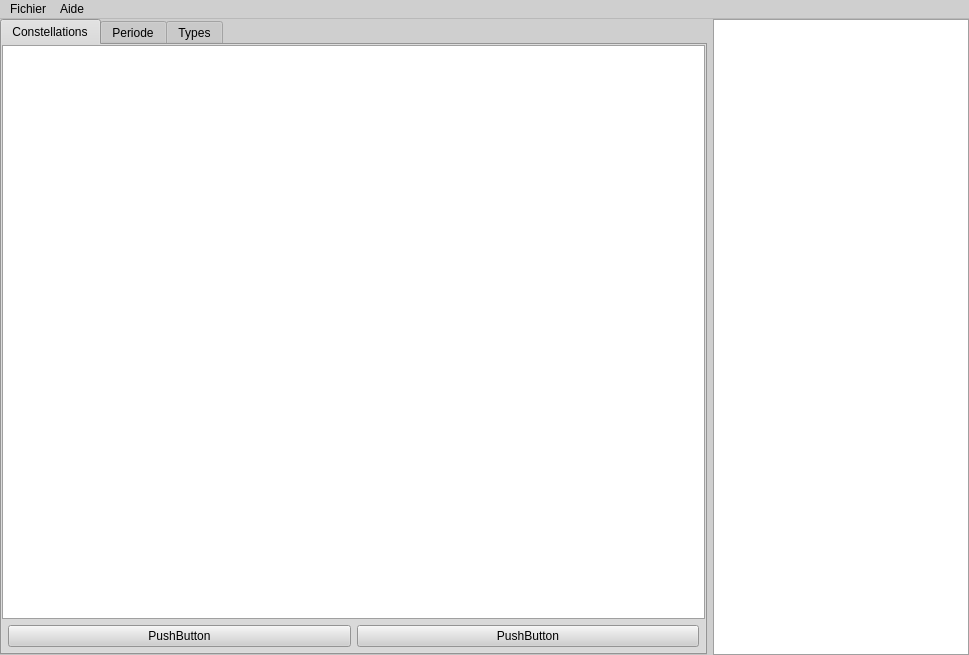
<?xml version="1.0" encoding="UTF-8"?>
<ui version="4.0">
 <class>MainWindow</class>
 <widget class="QMainWindow" name="MainWindow">
  <property name="geometry">
   <rect>
    <x>0</x>
    <y>0</y>
    <width>969</width>
    <height>655</height>
   </rect>
  </property>
  <property name="palette">
   <palette>
    <active>
     <colorrole role="WindowText">
      <brush brushstyle="SolidPattern">
       <color alpha="255">
        <red>0</red>
        <green>0</green>
        <blue>0</blue>
       </color>
      </brush>
     </colorrole>
     <colorrole role="Button">
      <brush brushstyle="SolidPattern">
       <color alpha="255">
        <red>207</red>
        <green>207</green>
        <blue>207</blue>
       </color>
      </brush>
     </colorrole>
     <colorrole role="Light">
      <brush brushstyle="SolidPattern">
       <color alpha="255">
        <red>255</red>
        <green>255</green>
        <blue>255</blue>
       </color>
      </brush>
     </colorrole>
     <colorrole role="Midlight">
      <brush brushstyle="SolidPattern">
       <color alpha="255">
        <red>231</red>
        <green>231</green>
        <blue>231</blue>
       </color>
      </brush>
     </colorrole>
     <colorrole role="Dark">
      <brush brushstyle="SolidPattern">
       <color alpha="255">
        <red>103</red>
        <green>103</green>
        <blue>103</blue>
       </color>
      </brush>
     </colorrole>
     <colorrole role="Mid">
      <brush brushstyle="SolidPattern">
       <color alpha="255">
        <red>138</red>
        <green>138</green>
        <blue>138</blue>
       </color>
      </brush>
     </colorrole>
     <colorrole role="Text">
      <brush brushstyle="SolidPattern">
       <color alpha="255">
        <red>0</red>
        <green>0</green>
        <blue>0</blue>
       </color>
      </brush>
     </colorrole>
     <colorrole role="BrightText">
      <brush brushstyle="SolidPattern">
       <color alpha="255">
        <red>255</red>
        <green>255</green>
        <blue>255</blue>
       </color>
      </brush>
     </colorrole>
     <colorrole role="ButtonText">
      <brush brushstyle="SolidPattern">
       <color alpha="255">
        <red>0</red>
        <green>0</green>
        <blue>0</blue>
       </color>
      </brush>
     </colorrole>
     <colorrole role="Base">
      <brush brushstyle="SolidPattern">
       <color alpha="255">
        <red>255</red>
        <green>255</green>
        <blue>255</blue>
       </color>
      </brush>
     </colorrole>
     <colorrole role="Window">
      <brush brushstyle="SolidPattern">
       <color alpha="255">
        <red>207</red>
        <green>207</green>
        <blue>207</blue>
       </color>
      </brush>
     </colorrole>
     <colorrole role="Shadow">
      <brush brushstyle="SolidPattern">
       <color alpha="255">
        <red>0</red>
        <green>0</green>
        <blue>0</blue>
       </color>
      </brush>
     </colorrole>
     <colorrole role="AlternateBase">
      <brush brushstyle="SolidPattern">
       <color alpha="255">
        <red>231</red>
        <green>231</green>
        <blue>231</blue>
       </color>
      </brush>
     </colorrole>
     <colorrole role="ToolTipBase">
      <brush brushstyle="SolidPattern">
       <color alpha="255">
        <red>255</red>
        <green>255</green>
        <blue>220</blue>
       </color>
      </brush>
     </colorrole>
     <colorrole role="ToolTipText">
      <brush brushstyle="SolidPattern">
       <color alpha="255">
        <red>0</red>
        <green>0</green>
        <blue>0</blue>
       </color>
      </brush>
     </colorrole>
     <colorrole role="PlaceholderText">
      <brush brushstyle="SolidPattern">
       <color alpha="128">
        <red>0</red>
        <green>0</green>
        <blue>0</blue>
       </color>
      </brush>
     </colorrole>
    </active>
    <inactive>
     <colorrole role="WindowText">
      <brush brushstyle="SolidPattern">
       <color alpha="255">
        <red>0</red>
        <green>0</green>
        <blue>0</blue>
       </color>
      </brush>
     </colorrole>
     <colorrole role="Button">
      <brush brushstyle="SolidPattern">
       <color alpha="255">
        <red>207</red>
        <green>207</green>
        <blue>207</blue>
       </color>
      </brush>
     </colorrole>
     <colorrole role="Light">
      <brush brushstyle="SolidPattern">
       <color alpha="255">
        <red>255</red>
        <green>255</green>
        <blue>255</blue>
       </color>
      </brush>
     </colorrole>
     <colorrole role="Midlight">
      <brush brushstyle="SolidPattern">
       <color alpha="255">
        <red>231</red>
        <green>231</green>
        <blue>231</blue>
       </color>
      </brush>
     </colorrole>
     <colorrole role="Dark">
      <brush brushstyle="SolidPattern">
       <color alpha="255">
        <red>103</red>
        <green>103</green>
        <blue>103</blue>
       </color>
      </brush>
     </colorrole>
     <colorrole role="Mid">
      <brush brushstyle="SolidPattern">
       <color alpha="255">
        <red>138</red>
        <green>138</green>
        <blue>138</blue>
       </color>
      </brush>
     </colorrole>
     <colorrole role="Text">
      <brush brushstyle="SolidPattern">
       <color alpha="255">
        <red>0</red>
        <green>0</green>
        <blue>0</blue>
       </color>
      </brush>
     </colorrole>
     <colorrole role="BrightText">
      <brush brushstyle="SolidPattern">
       <color alpha="255">
        <red>255</red>
        <green>255</green>
        <blue>255</blue>
       </color>
      </brush>
     </colorrole>
     <colorrole role="ButtonText">
      <brush brushstyle="SolidPattern">
       <color alpha="255">
        <red>0</red>
        <green>0</green>
        <blue>0</blue>
       </color>
      </brush>
     </colorrole>
     <colorrole role="Base">
      <brush brushstyle="SolidPattern">
       <color alpha="255">
        <red>255</red>
        <green>255</green>
        <blue>255</blue>
       </color>
      </brush>
     </colorrole>
     <colorrole role="Window">
      <brush brushstyle="SolidPattern">
       <color alpha="255">
        <red>207</red>
        <green>207</green>
        <blue>207</blue>
       </color>
      </brush>
     </colorrole>
     <colorrole role="Shadow">
      <brush brushstyle="SolidPattern">
       <color alpha="255">
        <red>0</red>
        <green>0</green>
        <blue>0</blue>
       </color>
      </brush>
     </colorrole>
     <colorrole role="AlternateBase">
      <brush brushstyle="SolidPattern">
       <color alpha="255">
        <red>231</red>
        <green>231</green>
        <blue>231</blue>
       </color>
      </brush>
     </colorrole>
     <colorrole role="ToolTipBase">
      <brush brushstyle="SolidPattern">
       <color alpha="255">
        <red>255</red>
        <green>255</green>
        <blue>220</blue>
       </color>
      </brush>
     </colorrole>
     <colorrole role="ToolTipText">
      <brush brushstyle="SolidPattern">
       <color alpha="255">
        <red>0</red>
        <green>0</green>
        <blue>0</blue>
       </color>
      </brush>
     </colorrole>
     <colorrole role="PlaceholderText">
      <brush brushstyle="SolidPattern">
       <color alpha="128">
        <red>0</red>
        <green>0</green>
        <blue>0</blue>
       </color>
      </brush>
     </colorrole>
    </inactive>
    <disabled>
     <colorrole role="WindowText">
      <brush brushstyle="SolidPattern">
       <color alpha="255">
        <red>103</red>
        <green>103</green>
        <blue>103</blue>
       </color>
      </brush>
     </colorrole>
     <colorrole role="Button">
      <brush brushstyle="SolidPattern">
       <color alpha="255">
        <red>207</red>
        <green>207</green>
        <blue>207</blue>
       </color>
      </brush>
     </colorrole>
     <colorrole role="Light">
      <brush brushstyle="SolidPattern">
       <color alpha="255">
        <red>255</red>
        <green>255</green>
        <blue>255</blue>
       </color>
      </brush>
     </colorrole>
     <colorrole role="Midlight">
      <brush brushstyle="SolidPattern">
       <color alpha="255">
        <red>231</red>
        <green>231</green>
        <blue>231</blue>
       </color>
      </brush>
     </colorrole>
     <colorrole role="Dark">
      <brush brushstyle="SolidPattern">
       <color alpha="255">
        <red>103</red>
        <green>103</green>
        <blue>103</blue>
       </color>
      </brush>
     </colorrole>
     <colorrole role="Mid">
      <brush brushstyle="SolidPattern">
       <color alpha="255">
        <red>138</red>
        <green>138</green>
        <blue>138</blue>
       </color>
      </brush>
     </colorrole>
     <colorrole role="Text">
      <brush brushstyle="SolidPattern">
       <color alpha="255">
        <red>103</red>
        <green>103</green>
        <blue>103</blue>
       </color>
      </brush>
     </colorrole>
     <colorrole role="BrightText">
      <brush brushstyle="SolidPattern">
       <color alpha="255">
        <red>255</red>
        <green>255</green>
        <blue>255</blue>
       </color>
      </brush>
     </colorrole>
     <colorrole role="ButtonText">
      <brush brushstyle="SolidPattern">
       <color alpha="255">
        <red>103</red>
        <green>103</green>
        <blue>103</blue>
       </color>
      </brush>
     </colorrole>
     <colorrole role="Base">
      <brush brushstyle="SolidPattern">
       <color alpha="255">
        <red>207</red>
        <green>207</green>
        <blue>207</blue>
       </color>
      </brush>
     </colorrole>
     <colorrole role="Window">
      <brush brushstyle="SolidPattern">
       <color alpha="255">
        <red>207</red>
        <green>207</green>
        <blue>207</blue>
       </color>
      </brush>
     </colorrole>
     <colorrole role="Shadow">
      <brush brushstyle="SolidPattern">
       <color alpha="255">
        <red>0</red>
        <green>0</green>
        <blue>0</blue>
       </color>
      </brush>
     </colorrole>
     <colorrole role="AlternateBase">
      <brush brushstyle="SolidPattern">
       <color alpha="255">
        <red>207</red>
        <green>207</green>
        <blue>207</blue>
       </color>
      </brush>
     </colorrole>
     <colorrole role="ToolTipBase">
      <brush brushstyle="SolidPattern">
       <color alpha="255">
        <red>255</red>
        <green>255</green>
        <blue>220</blue>
       </color>
      </brush>
     </colorrole>
     <colorrole role="ToolTipText">
      <brush brushstyle="SolidPattern">
       <color alpha="255">
        <red>0</red>
        <green>0</green>
        <blue>0</blue>
       </color>
      </brush>
     </colorrole>
     <colorrole role="PlaceholderText">
      <brush brushstyle="SolidPattern">
       <color alpha="128">
        <red>0</red>
        <green>0</green>
        <blue>0</blue>
       </color>
      </brush>
     </colorrole>
    </disabled>
   </palette>
  </property>
  <property name="windowTitle">
   <string>L'Observeur 2</string>
  </property>
  <widget class="QWidget" name="centralwidget">
   <property name="sizePolicy">
    <sizepolicy hsizetype="Expanding" vsizetype="Expanding">
     <horstretch>1</horstretch>
     <verstretch>1</verstretch>
    </sizepolicy>
   </property>
   <layout class="QHBoxLayout" name="horizontalLayout_2" stretch="0,0">
    <property name="leftMargin">
     <number>0</number>
    </property>
    <property name="topMargin">
     <number>0</number>
    </property>
    <property name="rightMargin">
     <number>0</number>
    </property>
    <property name="bottomMargin">
     <number>0</number>
    </property>
    <item>
     <widget class="QTabWidget" name="tabWidget">
      <property name="enabled">
       <bool>true</bool>
      </property>
      <property name="sizePolicy">
       <sizepolicy hsizetype="Expanding" vsizetype="Expanding">
        <horstretch>100</horstretch>
        <verstretch>100</verstretch>
       </sizepolicy>
      </property>
      <property name="autoFillBackground">
       <bool>false</bool>
      </property>
      <property name="tabPosition">
       <enum>QTabWidget::North</enum>
      </property>
      <property name="currentIndex">
       <number>0</number>
      </property>
      <widget class="QWidget" name="Constellations">
       <attribute name="title">
        <string>Constellations</string>
       </attribute>
       <layout class="QVBoxLayout" name="verticalLayout">
        <property name="leftMargin">
         <number>0</number>
        </property>
        <property name="topMargin">
         <number>0</number>
        </property>
        <property name="rightMargin">
         <number>0</number>
        </property>
        <property name="bottomMargin">
         <number>0</number>
        </property>
        <item>
         <widget class="QListView" name="ConstellationListView"/>
        </item>
        <item>
         <layout class="QHBoxLayout" name="horizontalLayout">
          <property name="leftMargin">
           <number>6</number>
          </property>
          <property name="topMargin">
           <number>0</number>
          </property>
          <property name="rightMargin">
           <number>6</number>
          </property>
          <property name="bottomMargin">
           <number>6</number>
          </property>
          <item>
           <widget class="QPushButton" name="pushButton">
            <property name="text">
             <string>PushButton</string>
            </property>
           </widget>
          </item>
          <item>
           <widget class="QPushButton" name="pushButton_2">
            <property name="text">
             <string>PushButton</string>
            </property>
           </widget>
          </item>
         </layout>
        </item>
       </layout>
      </widget>
      <widget class="QWidget" name="Periode">
       <attribute name="title">
        <string>Periode</string>
       </attribute>
      </widget>
      <widget class="QWidget" name="Types">
       <attribute name="title">
        <string>Types</string>
       </attribute>
      </widget>
     </widget>
    </item>
    <item>
     <widget class="QTableView" name="tableView">
      <property name="sizePolicy">
       <sizepolicy hsizetype="Expanding" vsizetype="Expanding">
        <horstretch>0</horstretch>
        <verstretch>0</verstretch>
       </sizepolicy>
      </property>
     </widget>
    </item>
   </layout>
  </widget>
  <widget class="QMenuBar" name="menubar">
   <property name="geometry">
    <rect>
     <x>0</x>
     <y>0</y>
     <width>969</width>
     <height>20</height>
    </rect>
   </property>
   <widget class="QMenu" name="menuFichier">
    <property name="title">
     <string>Fichier</string>
    </property>
    <addaction name="actionQuitter"/>
   </widget>
   <widget class="QMenu" name="menuAide">
    <property name="title">
     <string>Aide</string>
    </property>
    <addaction name="actionA_propos"/>
   </widget>
   <addaction name="menuFichier"/>
   <addaction name="menuAide"/>
  </widget>
  <action name="actionQuitter">
   <property name="text">
    <string>Quitter</string>
   </property>
  </action>
  <action name="actionA_propos">
   <property name="text">
    <string>A propos</string>
   </property>
  </action>
 </widget>
 <resources/>
 <connections/>
</ui>
